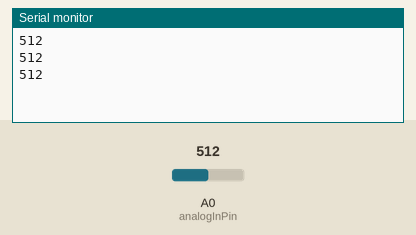
Simulated run of this sketch. Board: Arduino Uno, built with avr-gcc and run on an emulated ATmega328P. Shown: the last lines printed to the serial monitor. The inputs (shaded band) are chosen by the test bench; at power-on: A0 (analogInPin) = 512.

Above: at 1.3 s.
1.4 s: A0 (analogInPin) set to 716
At 1.9 s:
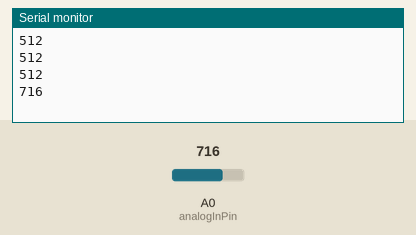
2.9 s: A0 (analogInPin) set to 900
At 3.4 s:
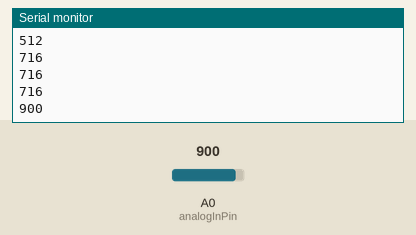
Timing chart, 0 to 5.9 s (numbered marks = the images above; inputs shaded):
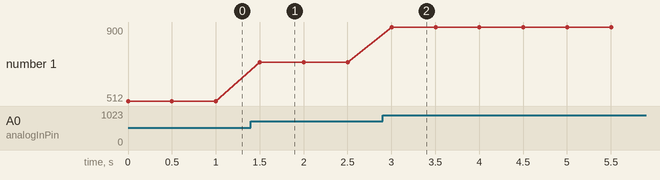

Measured:
- after the input at 1.4 s, the serial monitor: prints a new line after 0.10 s (image 1)
- after the input at 2.9 s, the serial monitor: prints a new line after 0.10 s (image 2)
- plotted number 1: 512 → 716 after the input at 1.4 s, 716 → 900 after the input at 2.9 s

The sketch:

Unity_Test.ino
```cpp
//int count = 1000;
const int analogInPin = A0;

int sensorValue = 0;        // value read from the pot


 void setup() {
   // put your setup code here, to run once:
   Serial.begin(9600);
 }

 void loop() {

 // read the analog in value:
  sensorValue = analogRead(analogInPin);

  // change the analog out value:
//  analogWrite(analogOutPin, outputValue);

  // print the results to the serial monitor:
//  Serial.print("sensor = ");
  Serial.println(sensorValue);

  // wait 2 milliseconds before the next loop
  // for the analog-to-digital converter to settle
  // after the last reading:
  delay(500);

 }
```
